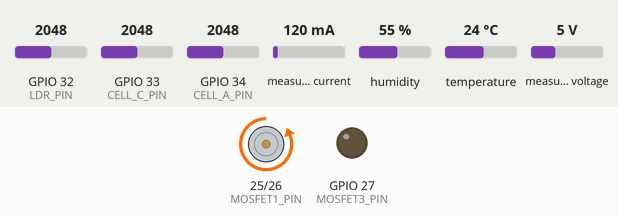
The sketch below on a simulated ESP32. Shown: motor-driver pin pairs drawn as motors (green arrow = first pin HIGH = forward, orange = second pin HIGH = backward, longer = more drive), output pins drawn as LEDs (lit = HIGH). The test bench sets the inputs (shaded band); at power-on: GPIO 33 (CELL_C_PIN) = 2048, measured voltage 5 V, GPIO 34 (CELL_A_PIN) = 2048, GPIO 32 (LDR_PIN) = 2048, measured current 120 mA, humidity 55 %, temperature 24 °C. WiFi joins after 1.5 s; servers stay silent unless stated; what the sketch prints to the serial monitor is not drawn.

Above: at 2.7 s.
2.8 s: GPIO 33 (CELL_C_PIN) set to 1488
4.3 s: GPIO 33 (CELL_C_PIN) set to 1377
At 5.4 s:
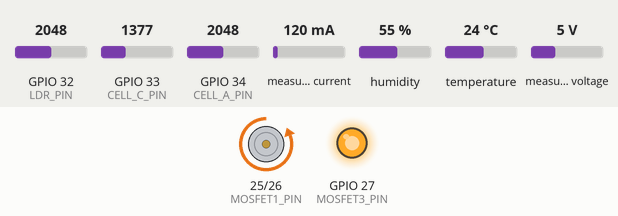
6.0 s: measured voltage set to 8.9 V
7.5 s: measured voltage set to 9.4 V
At 8.7 s:
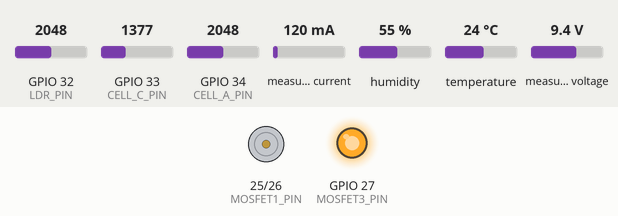
9.0 s: GPIO 34 (CELL_A_PIN) set to 1484
10.5 s: GPIO 34 (CELL_A_PIN) set to 1383
At 11.3 s:
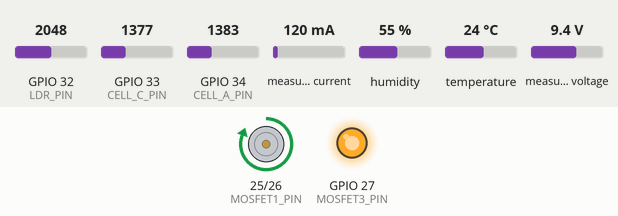
Timing chart, 0 to 13.0 s (numbered marks = the images above; inputs shaded):
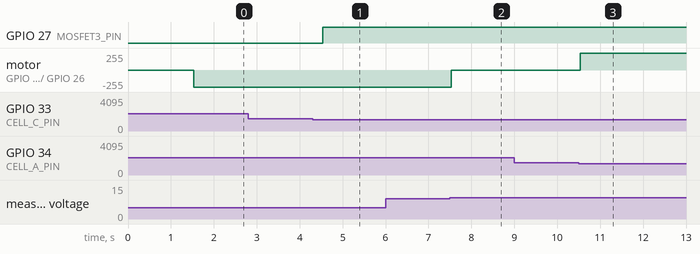

Measured:
- the behaviour switches between 1434 and 1433 on GPIO 33 (CELL_C_PIN) (found by bisection; images 0 and 1)
- the behaviour switches between 9.2 and 9.3 V on measured voltage (found by bisection; images 1 and 2)
- the behaviour switches between 1434 and 1433 on GPIO 34 (CELL_A_PIN) (found by bisection; images 2 and 3)
- after the input at 2.8 s, every drawn part: stays the same
- after the input at 4.3 s, GPIO 27 (MOSFET3_PIN): LOW → HIGH after 0.23 s
- after the input at 6.0 s, every drawn part: stays the same
- after the input at 7.5 s, motor on GPIO 25 (MOSFET1_PIN) / GPIO 26 (MOSFET2_PIN): backward 255/255 → stopped at once
- after the input at 9.0 s, every drawn part: stays the same
- after the input at 10.5 s, motor on GPIO 25 (MOSFET1_PIN) / GPIO 26 (MOSFET2_PIN): stopped → forward 255/255 at once

The sketch:

solar_panel_efficiency.ino
```cpp
/*
  ESP32 Solar Panel Dashboard (2 voltage sensors + INA219 + LDR + DHT11 + 3 MOSFETs)
  - AJAX dashboard at "/" uses /status JSON endpoint
  - Pins and scale values below; calibrate V_DIVIDER_SCALE to your resistors
*/

#include <Wire.h>
#include <Adafruit_INA219.h>
#include <DHT.h>
#include <WiFi.h>
#include <WebServer.h>
#include <ArduinoJson.h>

// ======= USER CONFIG =======
const char* WIFI_SSID = "Wifi";
const char* WIFI_PASS = "settings";

#define DHTPIN 4
#define DHTTYPE DHT11

// ADC pins (ESP32 ADC range 0-4095)
const int CELL_A_PIN = 34; // physical sensor for Cell A
const int CELL_C_PIN = 33; // physical sensor for Cell C
const int LDR_PIN    = 32;

// MOSFET pins (outputs to gate via resistor)
const int MOSFET1_PIN = 25; // bypass for Cell A
const int MOSFET2_PIN = 26; // bypass for Cell B (inferred)
const int MOSFET3_PIN = 27; // bypass for Cell C

// Hardware constants - set according to your wiring
const float V_DIVIDER_SCALE = 6.0 / 4095.0;
// Explanation: if your divider maps 0-6.0V -> 0-4095 ADC, this factor converts ADC->Volts.
// If your divider maps 12V->3.3V, use (12.0 / 4095.0). Calibrate by measuring known voltage.

const float V_CELL_MAX = 6.0;    // expected max voltage per cell (adjust if different)
const float OK_RATIO = 0.70;     // below 70% of expected -> fault
const int SAMPLE_MS = 1500;      // sensor read interval

// ======= Globals =======
Adafruit_INA219 ina219;
DHT dht(DHTPIN, DHTTYPE);
WebServer server(80);

float cellA_v = 0, cellB_v_est = 0, cellC_v = 0, cellD_v_est = 0;
int ldr_adc = 0;
float lightPct = 0;
float busV = 0, current_mA = 0, powerW = 0;
float tempC = 0;
bool bypassA=false, bypassB=false, bypassC=false;

// ======= Setup =======
void setup() {
  Serial.begin(115200);
  Wire.begin(21,22);
  ina219.begin();
  dht.begin();

  pinMode(MOSFET1_PIN, OUTPUT);
  pinMode(MOSFET2_PIN, OUTPUT);
  pinMode(MOSFET3_PIN, OUTPUT);
  digitalWrite(MOSFET1_PIN, LOW);
  digitalWrite(MOSFET2_PIN, LOW);
  digitalWrite(MOSFET3_PIN, LOW);


  WiFi.mode(WIFI_STA);
  WiFi.begin(WIFI_SSID, WIFI_PASS);
  Serial.print("WiFi connecting");
  while (WiFi.status() != WL_CONNECTED) {
    delay(300);
    Serial.print(".");
  }
  Serial.println();
  Serial.print("Connected. IP: ");
  Serial.println(WiFi.localIP());

  server.on("/", handleRoot);
  server.on("/status", handleStatusJson);
  server.begin();
}

// ======= Loop =======
unsigned long lastSample = 0;
void loop() {
  server.handleClient();
  if (millis() - lastSample >= SAMPLE_MS) {
    lastSample = millis();
    readSensorsAndDecide();
  }
}

// ======= Read sensors and decide =======
void readSensorsAndDecide() {
  // ADC reads
  int rawA = analogRead(CELL_A_PIN);
  int rawC = analogRead(CELL_C_PIN);
  ldr_adc = analogRead(LDR_PIN);

  // convert ADC -> volts (calibrate V_DIVIDER_SCALE to your divider)
  cellA_v = rawA * V_DIVIDER_SCALE;
  cellC_v = rawC * V_DIVIDER_SCALE;

  // LDR mapped to 0-100%
  lightPct = map(ldr_adc, 0, 4095, 0, 100);
  if (lightPct < 0) lightPct = 0;
  if (lightPct > 100) lightPct = 100;

  // INA219 total measures
  busV = ina219.getBusVoltage_V();            // total voltage across the string
  current_mA = ina219.getCurrent_mA();
  powerW = ina219.getPower_mW() / 1000.0;

  // DHT
  tempC = dht.readTemperature();
  if (isnan(tempC)) tempC = -999;

  // Estimate remaining two cells: B + D = busV - (A + C)
  float remainingVD = busV - (cellA_v + cellC_v);
  if (remainingVD < 0) remainingVD = 0; // safety

  // split evenly to get per-cell estimate (simple)
  cellB_v_est = remainingVD / 2.0;
  cellD_v_est = remainingVD / 2.0;

  // expected cell voltage based on light (simple linear model)
  float expected_cell_v = (lightPct / 100.0) * V_CELL_MAX;
  if (expected_cell_v < 0.05) expected_cell_v = 0.05; // avoid divide-by-zero

  // Decide statuses and bypass actions

  // Cell A (measured)
  if (cellA_v < expected_cell_v * OK_RATIO) {
    // Fault -> enable bypass
    bypassA = true;
    digitalWrite(MOSFET1_PIN, HIGH);
  } else {
    bypassA = false;
    digitalWrite(MOSFET1_PIN, LOW);
  }

  // Cell B (inferred) - we have MOSFET2 for B
  if (cellB_v_est < expected_cell_v * OK_RATIO) {
    bypassB = true;
    digitalWrite(MOSFET2_PIN, HIGH);
  } else {
    bypassB = false;
    digitalWrite(MOSFET2_PIN, LOW);
  }

  // Cell C (measured)
  if (cellC_v < expected_cell_v * OK_RATIO) {
    bypassC = true;
    digitalWrite(MOSFET3_PIN, HIGH);
  } else {
    bypassC = false;
    digitalWrite(MOSFET3_PIN, LOW);
  }

  // Print for debug
  Serial.printf("Light: %d%%, A:%.2fV, B~:%.2fV, C:%.2fV, D~:%.2fV, Bus:%.2fV, I:%.1fmA, P:%.2fW, T:%.1fC\n",
                (int)lightPct, cellA_v, cellB_v_est, cellC_v, cellD_v_est, busV, current_mA, powerW, tempC);
}

// ======= Web Handlers =======

void handleRoot() {
  // Serve HTML page - uses AJAX to call /status
  String page = R"rawliteral(
  <!doctype html>
  <html>
  <head>
    <meta name="viewport" content="width=device-width,initial-scale=1">
    <title>Solar Panel Monitor</title>
    <style>
      body{font-family:Arial,Helvetica,sans-serif;background:#eef2f3;margin:0;padding:20px;color:#222}
      h1{ text-align:center; margin-bottom:6px }
      #panel { width: 420px; height:220px; margin: 12px auto; border-radius:8px; background: linear-gradient(180deg,#0f4 10%,#0a8 100%); padding:14px; box-shadow:0 6px 20px rgba(0,0,0,0.15); }
      .cells { display:grid; grid-template-columns: repeat(2,1fr); grid-gap:12px; height:100%; }
      .cell { border-radius:8px; display:flex; flex-direction:column; justify-content:center; align-items:center; color:#fff; font-weight:700; font-size:18px; box-shadow:0 4px 8px rgba(0,0,0,0.12); }
      .green{ background: linear-gradient(180deg,#2ecc71,#27ae60); }
      .red  { background: linear-gradient(180deg,#e74c3c,#c0392b); }
      .yellow{ background: linear-gradient(180deg,#f1c40f,#f39c12); color:#111; }
      .gray{ background:#95a5a6; }
      .label{ font-size:12px; opacity:0.9; font-weight:500; margin-top:6px; }
      .stats { width:380px; margin:16px auto; background:#fff; padding:12px 16px; border-radius:10px; box-shadow:0 6px 18px rgba(0,0,0,0.07); }
      .row{ display:flex; justify-content:space-between; padding:6px 0; border-bottom:1px dashed #eee; }
      .row:last-child{ border-bottom:0 }
      small { color:#666 }
    </style>
  </head>
  <body>
    <h1>Solar Panel Monitor (ESP32)</h1>

    <div id="panel">
      <div class="cells">
        <div id="cellA" class="cell gray"><div>A</div><div class="label" id="vA">-- V</div></div>
        <div id="cellB" class="cell gray"><div>B</div><div class="label" id="vB">-- V</div></div>
        <div id="cellC" class="cell gray"><div>C</div><div class="label" id="vC">-- V</div></div>
        <div id="cellD" class="cell gray"><div>D</div><div class="label" id="vD">-- V</div></div>
      </div>
    </div>

    <div class="stats">
      <div class="row"><div>Total Power</div><div id="power">-- W</div></div>
      <div class="row"><div>Efficiency</div><div id="eff">-- %</div></div>
      <div class="row"><div>Light Intensity</div><div id="light">-- %</div></div>
      <div class="row"><div>Total Voltage</div><div id="vbus">-- V</div></div>
      <div class="row"><div>Current</div><div id="i">-- mA</div></div>
      <div class="row"><div>Temperature</div><div id="t">-- °C</div></div>
    </div>

    <script>
      async function fetchStatus(){
        try{
          const r = await fetch('/status');
          const j = await r.json();
          // update cells
          document.getElementById('vA').innerText = j.cellA.toFixed(2) + ' V';
          document.getElementById('vC').innerText = j.cellC.toFixed(2) + ' V';
          document.getElementById('vB').innerText = j.cellB.toFixed(2) + ' V';
          document.getElementById('vD').innerText = j.cellD.toFixed(2) + ' V';

          // set classes: green / red / yellow
          setCellClass('cellA', j.statusA);
          setCellClass('cellB', j.statusB);
          setCellClass('cellC', j.statusC);
          setCellClass('cellD', j.statusD);

          document.getElementById('power').innerText = j.power.toFixed(2) + ' W';
          document.getElementById('eff').innerText = j.eff.toFixed(1) + ' %';
          document.getElementById('light').innerText = j.light + ' %';
          document.getElementById('vbus').innerText = j.busV.toFixed(2) + ' V';
          document.getElementById('i').innerText = j.current_mA.toFixed(1) + ' mA';
          document.getElementById('t').innerText = (j.tempC === -999 ? '--' : j.tempC.toFixed(1)) + ' °C';
        } catch(e){
          console.log('fetch error', e);
        }
      }

      function setCellClass(id, status){
        const el = document.getElementById(id);
        el.className = 'cell';
        if (status === 'ok') el.classList.add('green');
        else if (status === 'fault') el.classList.add('red');
        else if (status === 'inferred-fault') el.classList.add('yellow');
        else el.classList.add('gray');
      }

      // refresh loop
      setInterval(fetchStatus, 2000);
      fetchStatus();
    </script>
  </body>
  </html>
  )rawliteral";

  server.send(200, "text/html", page);
}

void handleStatusJson() {
  // Build JSON with current values and statuses
  StaticJsonDocument<512> doc;

  // statuses: "ok", "fault", "inferred-fault"
  String statusA = (cellA_v < (lightPct/100.0)*V_CELL_MAX * OK_RATIO) ? "fault" : "ok";
  String statusC = (cellC_v < (lightPct/100.0)*V_CELL_MAX * OK_RATIO) ? "fault" : "ok";

  // inferred statuses: yellow if below threshold
  String statusB = (cellB_v_est < (lightPct/100.0)*V_CELL_MAX * OK_RATIO) ? "inferred-fault" : "ok";
  String statusD = (cellD_v_est < (lightPct/100.0)*V_CELL_MAX * OK_RATIO) ? "inferred-fault" : "ok";

  // efficiency heuristic: expected_total_voltage * measured_current
  float expected_cell_v = (lightPct/100.0) * V_CELL_MAX;
  float expected_total_v = expected_cell_v * 4.0;
  float expected_power_est = expected_total_v * (current_mA / 1000.0); // V * A (very rough)
  float eff = (expected_power_est > 0.0001) ? (powerW / expected_power_est * 100.0) : 0.0;
  if (eff < 0) eff = 0;
  if (eff > 999) eff = 999;

  doc["cellA"] = cellA_v;
  doc["cellB"] = cellB_v_est;
  doc["cellC"] = cellC_v;
  doc["cellD"] = cellD_v_est;
  doc["statusA"] = statusA;
  doc["statusB"] = statusB;
  doc["statusC"] = statusC;
  doc["statusD"] = statusD;
  doc["light"] = (int)lightPct;
  doc["busV"] = busV;
  doc["current_mA"] = current_mA;
  doc["power"] = powerW;
  doc["tempC"] = tempC;
  doc["eff"] = eff;

  String out;
  serializeJson(doc, out);
  server.send(200, "application/json", out);
}
```
